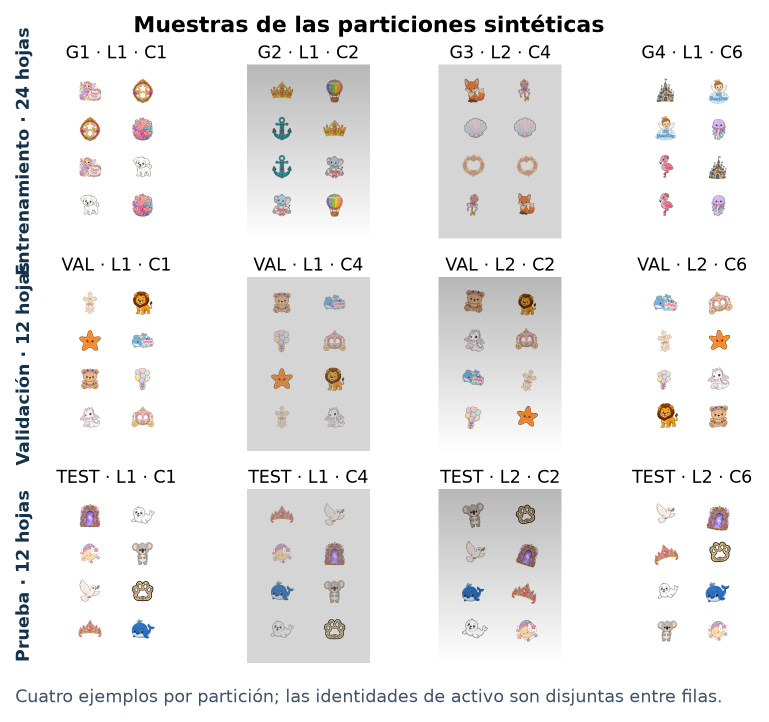
#> input picture resultados/figuras/dataset_idv2_split_contact.png, 1537 x 1443 px (shown at 1/2 size)
$ python -i generate_identity_disjoint_dataset.py   (imports and definitions only)
#> lines starting #> are read from the running program, lines starting #| are printed output that depends on the picture
#> further down, picture is the input picture: PIL image 1537x1443 RGBA; mean R, G, B, A 237.9, 237.1, 236.9, 255
"""Genera 48 láminas sintéticas con partición previa por identidad de activo.

Protocolo ``asset_identity_disjoint``:

* cada familia semántica F1--F4 aporta cuatro activos a entrenamiento, dos a
  validación y dos a prueba;
* un activo (nombre y SHA-256) solo puede pertenecer a un subconjunto;
* las familias semánticas se conservan en los tres subconjuntos y, por tanto,
  deliberadamente no son disjuntas;
* los 16 activos de entrenamiento se organizan en cuatro cohortes internas.
  Cada cohorte contiene un activo por familia y sirve como grupo de GroupKFold.

El script nunca consulta el manifiesto histórico por lámina. Primero bloquea
la asignación de los 32 activos y después compone las imágenes.
"""

from __future__ import annotations

import argparse
import csv
import hashlib
import json
import math
import random
from dataclasses import dataclass
from pathlib import Path

import cv2
import numpy as np
from PIL import Image, ImageDraw


ROOT = Path(__file__).resolve().parents[2]
ASSET_DIR = ROOT / "datos" / "fuentes_toppers" / "alpha"
ASSET_REGISTRY = ROOT / "datos" / "manifiesto" / "asset_registry_v2.csv"
ASSET_SPLIT = ROOT / "datos" / "manifiesto" / "asset_split_v2.csv"
DATASET_MANIFEST = ROOT / "datos" / "manifiesto" / "datasets_asset_identity_v2.csv"
OUTPUT = ROOT / "datos" / "sinteticos_identidad_v2"
CONFIG_PATH = ROOT / "datos" / "manifiesto" / "dataset_identity_v2_config.json"
QC_PATH = ROOT / "resultados" / "figuras" / "dataset_idv2_split_contact.png"

WIDTH = 2100
HEIGHT = 2970
SPLIT_SEED = 20260827
GENERATION_SEED = 42027
SPLIT_PROTOCOL = "asset_identity_disjoint"
CONDITIONS = ("C1", "C2", "C3", "C4", "C5", "C6")
LAYOUTS = ("L1", "L2")
GRID_CENTERS = (
    (600, 450),
    (1500, 450),
    (600, 1100),
    (1500, 1100),
    (600, 1750),
    (1500, 1750),
    (600, 2400),
    (1500, 2400),
)


@dataclass(frozen=True)
class Asset:
    asset_id: str
    source_file: str
    family: str
    sha256: str
    split: str = ""
    cv_group: str = ""

    @property
    def path(self) -> Path:
        return ASSET_DIR / self.source_file


@dataclass(frozen=True)
class Recipe:
    sample_id: str
    split: str
    layout: str
    condition: str
    cv_group: str
    seed: int


# [147 lines left out: functions file_sha256, read_registry, split_assets, write_asset_split, build_recipes, assets_for_recipe, not called in this run]


def threshold_alpha(image: Image.Image) -> Image.Image:
    rgba = image.convert("RGBA")
    red, green, blue, alpha = rgba.split()
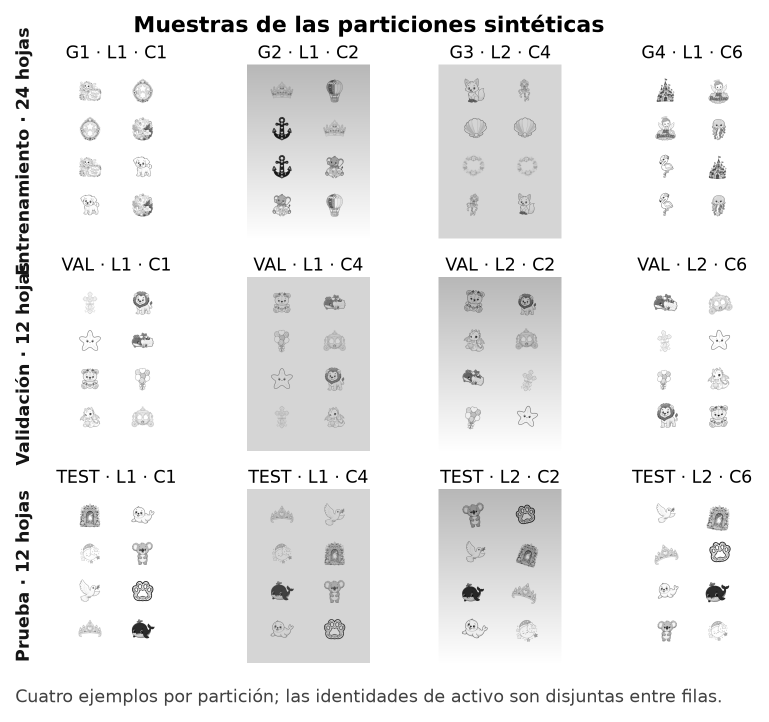
#> red: PIL image 1537x1443 L (shown at 1/2 size); min 0, max 255, mean 237.9
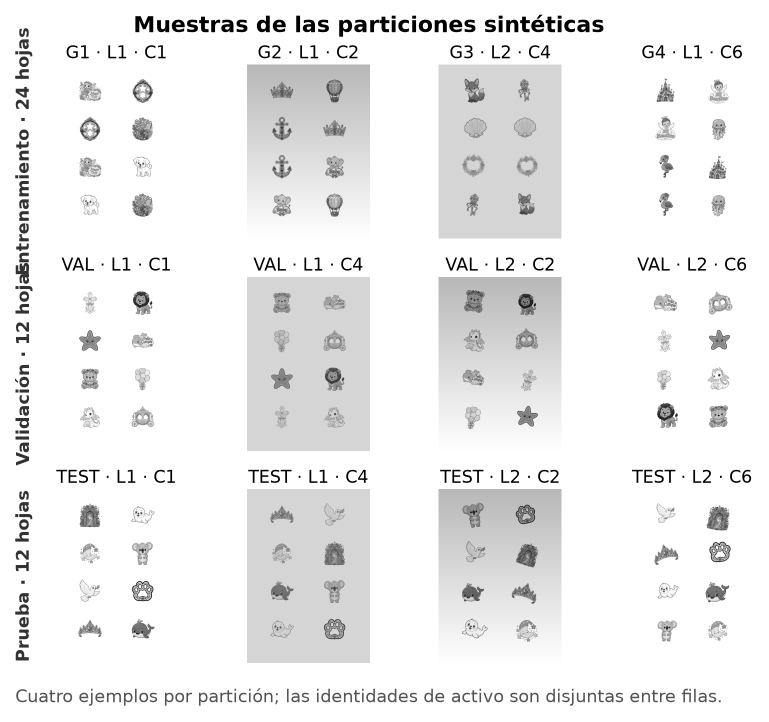
#> green: PIL image 1537x1443 L (shown at 1/2 size); min 0, max 255, mean 237.1
#> alpha: PIL image 1537x1443 L; every value is 255
    binary_alpha = alpha.point(lambda value: 255 if value >= 35 else 0)
    return Image.merge("RGBA", (red, green, blue, binary_alpha))


# [301 lines left out: functions transform_asset, deformation_maps, apply_condition, instance_geometry, generate_sheet, write_manifest and 3 more, not called in this run]


# [2 lines not run here, left out]

>>> from PIL import Image
>>> picture = Image.open('../../resultados/figuras/dataset_idv2_split_contact.png')
>>> result = threshold_alpha(picture)
